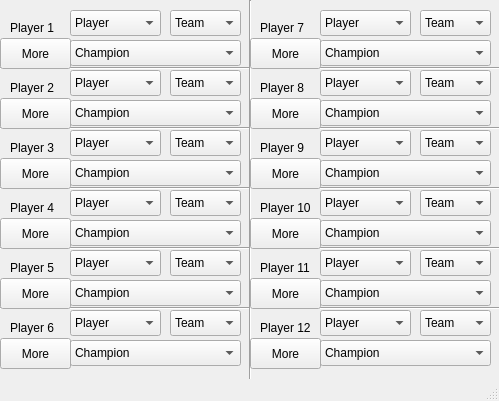
<?xml version="1.0" encoding="UTF-8"?>
<ui version="4.0">
 <class>TeamWindow</class>
 <widget class="QMainWindow" name="TeamWindow">
  <property name="windowModality">
   <enum>Qt::NonModal</enum>
  </property>
  <property name="geometry">
   <rect>
    <x>0</x>
    <y>0</y>
    <width>499</width>
    <height>401</height>
   </rect>
  </property>
  <property name="windowTitle">
   <string>Teams</string>
  </property>
  <widget class="QWidget" name="centralwidget">
   <widget class="QLabel" name="label">
    <property name="geometry">
     <rect>
      <x>10</x>
      <y>20</y>
      <width>60</width>
      <height>16</height>
     </rect>
    </property>
    <property name="text">
     <string>Player 1</string>
    </property>
   </widget>
   <widget class="QComboBox" name="comboBox">
    <property name="geometry">
     <rect>
      <x>70</x>
      <y>40</y>
      <width>171</width>
      <height>26</height>
     </rect>
    </property>
    <item>
     <property name="text">
      <string>Champion</string>
     </property>
    </item>
   </widget>
   <widget class="QComboBox" name="comboBox_2">
    <property name="geometry">
     <rect>
      <x>70</x>
      <y>10</y>
      <width>91</width>
      <height>26</height>
     </rect>
    </property>
    <item>
     <property name="text">
      <string>Player</string>
     </property>
    </item>
   </widget>
   <widget class="QComboBox" name="comboBox_3">
    <property name="geometry">
     <rect>
      <x>70</x>
      <y>100</y>
      <width>171</width>
      <height>26</height>
     </rect>
    </property>
    <item>
     <property name="text">
      <string>Champion</string>
     </property>
    </item>
   </widget>
   <widget class="QLabel" name="label_2">
    <property name="geometry">
     <rect>
      <x>10</x>
      <y>80</y>
      <width>60</width>
      <height>16</height>
     </rect>
    </property>
    <property name="text">
     <string>Player 2</string>
    </property>
   </widget>
   <widget class="QComboBox" name="comboBox_4">
    <property name="geometry">
     <rect>
      <x>70</x>
      <y>70</y>
      <width>91</width>
      <height>26</height>
     </rect>
    </property>
    <item>
     <property name="text">
      <string>Player</string>
     </property>
    </item>
   </widget>
   <widget class="QComboBox" name="comboBox_5">
    <property name="geometry">
     <rect>
      <x>70</x>
      <y>160</y>
      <width>171</width>
      <height>26</height>
     </rect>
    </property>
    <item>
     <property name="text">
      <string>Champion</string>
     </property>
    </item>
   </widget>
   <widget class="QLabel" name="label_3">
    <property name="geometry">
     <rect>
      <x>10</x>
      <y>140</y>
      <width>60</width>
      <height>16</height>
     </rect>
    </property>
    <property name="text">
     <string>Player 3</string>
    </property>
   </widget>
   <widget class="QComboBox" name="comboBox_6">
    <property name="geometry">
     <rect>
      <x>70</x>
      <y>130</y>
      <width>91</width>
      <height>26</height>
     </rect>
    </property>
    <item>
     <property name="text">
      <string>Player</string>
     </property>
    </item>
   </widget>
   <widget class="QComboBox" name="comboBox_7">
    <property name="geometry">
     <rect>
      <x>70</x>
      <y>220</y>
      <width>171</width>
      <height>26</height>
     </rect>
    </property>
    <item>
     <property name="text">
      <string>Champion</string>
     </property>
    </item>
   </widget>
   <widget class="QLabel" name="label_4">
    <property name="geometry">
     <rect>
      <x>10</x>
      <y>200</y>
      <width>60</width>
      <height>16</height>
     </rect>
    </property>
    <property name="text">
     <string>Player 4</string>
    </property>
   </widget>
   <widget class="QComboBox" name="comboBox_8">
    <property name="geometry">
     <rect>
      <x>70</x>
      <y>190</y>
      <width>91</width>
      <height>26</height>
     </rect>
    </property>
    <item>
     <property name="text">
      <string>Player</string>
     </property>
    </item>
   </widget>
   <widget class="QComboBox" name="comboBox_9">
    <property name="geometry">
     <rect>
      <x>70</x>
      <y>280</y>
      <width>171</width>
      <height>26</height>
     </rect>
    </property>
    <item>
     <property name="text">
      <string>Champion</string>
     </property>
    </item>
   </widget>
   <widget class="QLabel" name="label_5">
    <property name="geometry">
     <rect>
      <x>10</x>
      <y>260</y>
      <width>60</width>
      <height>16</height>
     </rect>
    </property>
    <property name="text">
     <string>Player 5</string>
    </property>
   </widget>
   <widget class="QComboBox" name="comboBox_10">
    <property name="geometry">
     <rect>
      <x>70</x>
      <y>250</y>
      <width>91</width>
      <height>26</height>
     </rect>
    </property>
    <item>
     <property name="text">
      <string>Player</string>
     </property>
    </item>
   </widget>
   <widget class="QComboBox" name="comboBox_11">
    <property name="geometry">
     <rect>
      <x>70</x>
      <y>340</y>
      <width>171</width>
      <height>26</height>
     </rect>
    </property>
    <item>
     <property name="text">
      <string>Champion</string>
     </property>
    </item>
   </widget>
   <widget class="QLabel" name="label_6">
    <property name="geometry">
     <rect>
      <x>10</x>
      <y>320</y>
      <width>60</width>
      <height>16</height>
     </rect>
    </property>
    <property name="text">
     <string>Player 6</string>
    </property>
   </widget>
   <widget class="QComboBox" name="comboBox_12">
    <property name="geometry">
     <rect>
      <x>70</x>
      <y>310</y>
      <width>91</width>
      <height>26</height>
     </rect>
    </property>
    <item>
     <property name="text">
      <string>Player</string>
     </property>
    </item>
   </widget>
   <widget class="QComboBox" name="comboBox_13">
    <property name="geometry">
     <rect>
      <x>170</x>
      <y>10</y>
      <width>71</width>
      <height>26</height>
     </rect>
    </property>
    <item>
     <property name="text">
      <string>Team</string>
     </property>
    </item>
   </widget>
   <widget class="QComboBox" name="comboBox_14">
    <property name="geometry">
     <rect>
      <x>170</x>
      <y>70</y>
      <width>71</width>
      <height>26</height>
     </rect>
    </property>
    <item>
     <property name="text">
      <string>Team</string>
     </property>
    </item>
   </widget>
   <widget class="QComboBox" name="comboBox_15">
    <property name="geometry">
     <rect>
      <x>170</x>
      <y>130</y>
      <width>71</width>
      <height>26</height>
     </rect>
    </property>
    <item>
     <property name="text">
      <string>Team</string>
     </property>
    </item>
   </widget>
   <widget class="QComboBox" name="comboBox_16">
    <property name="geometry">
     <rect>
      <x>170</x>
      <y>190</y>
      <width>71</width>
      <height>26</height>
     </rect>
    </property>
    <item>
     <property name="text">
      <string>Team</string>
     </property>
    </item>
   </widget>
   <widget class="QComboBox" name="comboBox_17">
    <property name="geometry">
     <rect>
      <x>170</x>
      <y>250</y>
      <width>71</width>
      <height>26</height>
     </rect>
    </property>
    <item>
     <property name="text">
      <string>Team</string>
     </property>
    </item>
   </widget>
   <widget class="QComboBox" name="comboBox_18">
    <property name="geometry">
     <rect>
      <x>170</x>
      <y>310</y>
      <width>71</width>
      <height>26</height>
     </rect>
    </property>
    <item>
     <property name="text">
      <string>Team</string>
     </property>
    </item>
   </widget>
   <widget class="QComboBox" name="comboBox_19">
    <property name="geometry">
     <rect>
      <x>320</x>
      <y>280</y>
      <width>171</width>
      <height>26</height>
     </rect>
    </property>
    <item>
     <property name="text">
      <string>Champion</string>
     </property>
    </item>
   </widget>
   <widget class="QLabel" name="label_7">
    <property name="geometry">
     <rect>
      <x>260</x>
      <y>200</y>
      <width>60</width>
      <height>16</height>
     </rect>
    </property>
    <property name="text">
     <string>Player 10</string>
    </property>
   </widget>
   <widget class="QComboBox" name="comboBox_20">
    <property name="geometry">
     <rect>
      <x>320</x>
      <y>100</y>
      <width>171</width>
      <height>26</height>
     </rect>
    </property>
    <item>
     <property name="text">
      <string>Champion</string>
     </property>
    </item>
   </widget>
   <widget class="QComboBox" name="comboBox_21">
    <property name="geometry">
     <rect>
      <x>320</x>
      <y>190</y>
      <width>91</width>
      <height>26</height>
     </rect>
    </property>
    <item>
     <property name="text">
      <string>Player</string>
     </property>
    </item>
   </widget>
   <widget class="QComboBox" name="comboBox_22">
    <property name="geometry">
     <rect>
      <x>320</x>
      <y>220</y>
      <width>171</width>
      <height>26</height>
     </rect>
    </property>
    <item>
     <property name="text">
      <string>Champion</string>
     </property>
    </item>
   </widget>
   <widget class="QComboBox" name="comboBox_23">
    <property name="geometry">
     <rect>
      <x>420</x>
      <y>10</y>
      <width>71</width>
      <height>26</height>
     </rect>
    </property>
    <item>
     <property name="text">
      <string>Team</string>
     </property>
    </item>
   </widget>
   <widget class="QLabel" name="label_8">
    <property name="geometry">
     <rect>
      <x>260</x>
      <y>80</y>
      <width>60</width>
      <height>16</height>
     </rect>
    </property>
    <property name="text">
     <string>Player 8</string>
    </property>
   </widget>
   <widget class="QComboBox" name="comboBox_24">
    <property name="geometry">
     <rect>
      <x>420</x>
      <y>70</y>
      <width>71</width>
      <height>26</height>
     </rect>
    </property>
    <item>
     <property name="text">
      <string>Team</string>
     </property>
    </item>
   </widget>
   <widget class="QLabel" name="label_9">
    <property name="geometry">
     <rect>
      <x>260</x>
      <y>140</y>
      <width>60</width>
      <height>16</height>
     </rect>
    </property>
    <property name="text">
     <string>Player 9</string>
    </property>
   </widget>
   <widget class="QComboBox" name="comboBox_25">
    <property name="geometry">
     <rect>
      <x>320</x>
      <y>130</y>
      <width>91</width>
      <height>26</height>
     </rect>
    </property>
    <item>
     <property name="text">
      <string>Player</string>
     </property>
    </item>
   </widget>
   <widget class="QLabel" name="label_10">
    <property name="geometry">
     <rect>
      <x>260</x>
      <y>260</y>
      <width>60</width>
      <height>16</height>
     </rect>
    </property>
    <property name="text">
     <string>Player 11</string>
    </property>
   </widget>
   <widget class="QComboBox" name="comboBox_26">
    <property name="geometry">
     <rect>
      <x>320</x>
      <y>160</y>
      <width>171</width>
      <height>26</height>
     </rect>
    </property>
    <item>
     <property name="text">
      <string>Champion</string>
     </property>
    </item>
   </widget>
   <widget class="QComboBox" name="comboBox_27">
    <property name="geometry">
     <rect>
      <x>320</x>
      <y>40</y>
      <width>171</width>
      <height>26</height>
     </rect>
    </property>
    <item>
     <property name="text">
      <string>Champion</string>
     </property>
    </item>
   </widget>
   <widget class="QComboBox" name="comboBox_28">
    <property name="geometry">
     <rect>
      <x>420</x>
      <y>130</y>
      <width>71</width>
      <height>26</height>
     </rect>
    </property>
    <item>
     <property name="text">
      <string>Team</string>
     </property>
    </item>
   </widget>
   <widget class="QComboBox" name="comboBox_29">
    <property name="geometry">
     <rect>
      <x>420</x>
      <y>190</y>
      <width>71</width>
      <height>26</height>
     </rect>
    </property>
    <item>
     <property name="text">
      <string>Team</string>
     </property>
    </item>
   </widget>
   <widget class="QComboBox" name="comboBox_30">
    <property name="geometry">
     <rect>
      <x>320</x>
      <y>70</y>
      <width>91</width>
      <height>26</height>
     </rect>
    </property>
    <item>
     <property name="text">
      <string>Player</string>
     </property>
    </item>
   </widget>
   <widget class="QComboBox" name="comboBox_31">
    <property name="geometry">
     <rect>
      <x>320</x>
      <y>10</y>
      <width>91</width>
      <height>26</height>
     </rect>
    </property>
    <item>
     <property name="text">
      <string>Player</string>
     </property>
    </item>
   </widget>
   <widget class="QLabel" name="label_11">
    <property name="geometry">
     <rect>
      <x>260</x>
      <y>20</y>
      <width>60</width>
      <height>16</height>
     </rect>
    </property>
    <property name="text">
     <string>Player 7</string>
    </property>
   </widget>
   <widget class="QComboBox" name="comboBox_32">
    <property name="geometry">
     <rect>
      <x>420</x>
      <y>310</y>
      <width>71</width>
      <height>26</height>
     </rect>
    </property>
    <item>
     <property name="text">
      <string>Team</string>
     </property>
    </item>
   </widget>
   <widget class="QComboBox" name="comboBox_33">
    <property name="geometry">
     <rect>
      <x>420</x>
      <y>250</y>
      <width>71</width>
      <height>26</height>
     </rect>
    </property>
    <item>
     <property name="text">
      <string>Team</string>
     </property>
    </item>
   </widget>
   <widget class="QComboBox" name="comboBox_34">
    <property name="geometry">
     <rect>
      <x>320</x>
      <y>250</y>
      <width>91</width>
      <height>26</height>
     </rect>
    </property>
    <item>
     <property name="text">
      <string>Player</string>
     </property>
    </item>
   </widget>
   <widget class="QLabel" name="label_12">
    <property name="geometry">
     <rect>
      <x>260</x>
      <y>320</y>
      <width>60</width>
      <height>16</height>
     </rect>
    </property>
    <property name="text">
     <string>Player 12</string>
    </property>
   </widget>
   <widget class="QComboBox" name="comboBox_35">
    <property name="geometry">
     <rect>
      <x>320</x>
      <y>310</y>
      <width>91</width>
      <height>26</height>
     </rect>
    </property>
    <item>
     <property name="text">
      <string>Player</string>
     </property>
    </item>
   </widget>
   <widget class="QComboBox" name="comboBox_36">
    <property name="geometry">
     <rect>
      <x>320</x>
      <y>340</y>
      <width>171</width>
      <height>26</height>
     </rect>
    </property>
    <item>
     <property name="text">
      <string>Champion</string>
     </property>
    </item>
   </widget>
   <widget class="Line" name="line">
    <property name="geometry">
     <rect>
      <x>0</x>
      <y>60</y>
      <width>511</width>
      <height>16</height>
     </rect>
    </property>
    <property name="orientation">
     <enum>Qt::Horizontal</enum>
    </property>
   </widget>
   <widget class="Line" name="line_2">
    <property name="geometry">
     <rect>
      <x>0</x>
      <y>120</y>
      <width>511</width>
      <height>16</height>
     </rect>
    </property>
    <property name="orientation">
     <enum>Qt::Horizontal</enum>
    </property>
   </widget>
   <widget class="Line" name="line_3">
    <property name="geometry">
     <rect>
      <x>0</x>
      <y>180</y>
      <width>511</width>
      <height>16</height>
     </rect>
    </property>
    <property name="orientation">
     <enum>Qt::Horizontal</enum>
    </property>
   </widget>
   <widget class="Line" name="line_4">
    <property name="geometry">
     <rect>
      <x>0</x>
      <y>240</y>
      <width>511</width>
      <height>16</height>
     </rect>
    </property>
    <property name="orientation">
     <enum>Qt::Horizontal</enum>
    </property>
   </widget>
   <widget class="Line" name="line_5">
    <property name="geometry">
     <rect>
      <x>0</x>
      <y>300</y>
      <width>511</width>
      <height>16</height>
     </rect>
    </property>
    <property name="orientation">
     <enum>Qt::Horizontal</enum>
    </property>
   </widget>
   <widget class="Line" name="line_6">
    <property name="geometry">
     <rect>
      <x>240</x>
      <y>0</y>
      <width>20</width>
      <height>381</height>
     </rect>
    </property>
    <property name="orientation">
     <enum>Qt::Vertical</enum>
    </property>
   </widget>
   <widget class="QPushButton" name="pushButton">
    <property name="geometry">
     <rect>
      <x>0</x>
      <y>38</y>
      <width>71</width>
      <height>31</height>
     </rect>
    </property>
    <property name="text">
     <string>More</string>
    </property>
   </widget>
   <widget class="QPushButton" name="pushButton_2">
    <property name="geometry">
     <rect>
      <x>0</x>
      <y>98</y>
      <width>71</width>
      <height>31</height>
     </rect>
    </property>
    <property name="text">
     <string>More</string>
    </property>
   </widget>
   <widget class="QPushButton" name="pushButton_3">
    <property name="geometry">
     <rect>
      <x>0</x>
      <y>158</y>
      <width>71</width>
      <height>31</height>
     </rect>
    </property>
    <property name="text">
     <string>More</string>
    </property>
   </widget>
   <widget class="QPushButton" name="pushButton_4">
    <property name="geometry">
     <rect>
      <x>0</x>
      <y>218</y>
      <width>71</width>
      <height>31</height>
     </rect>
    </property>
    <property name="text">
     <string>More</string>
    </property>
   </widget>
   <widget class="QPushButton" name="pushButton_5">
    <property name="geometry">
     <rect>
      <x>0</x>
      <y>278</y>
      <width>71</width>
      <height>31</height>
     </rect>
    </property>
    <property name="text">
     <string>More</string>
    </property>
   </widget>
   <widget class="QPushButton" name="pushButton_6">
    <property name="geometry">
     <rect>
      <x>0</x>
      <y>338</y>
      <width>71</width>
      <height>31</height>
     </rect>
    </property>
    <property name="text">
     <string>More</string>
    </property>
   </widget>
   <widget class="QPushButton" name="pushButton_7">
    <property name="geometry">
     <rect>
      <x>250</x>
      <y>38</y>
      <width>71</width>
      <height>31</height>
     </rect>
    </property>
    <property name="text">
     <string>More</string>
    </property>
   </widget>
   <widget class="QPushButton" name="pushButton_8">
    <property name="geometry">
     <rect>
      <x>250</x>
      <y>98</y>
      <width>71</width>
      <height>31</height>
     </rect>
    </property>
    <property name="text">
     <string>More</string>
    </property>
   </widget>
   <widget class="QPushButton" name="pushButton_9">
    <property name="geometry">
     <rect>
      <x>250</x>
      <y>158</y>
      <width>71</width>
      <height>31</height>
     </rect>
    </property>
    <property name="text">
     <string>More</string>
    </property>
   </widget>
   <widget class="QPushButton" name="pushButton_10">
    <property name="geometry">
     <rect>
      <x>250</x>
      <y>218</y>
      <width>71</width>
      <height>31</height>
     </rect>
    </property>
    <property name="text">
     <string>More</string>
    </property>
   </widget>
   <widget class="QPushButton" name="pushButton_11">
    <property name="geometry">
     <rect>
      <x>250</x>
      <y>278</y>
      <width>71</width>
      <height>31</height>
     </rect>
    </property>
    <property name="text">
     <string>More</string>
    </property>
   </widget>
   <widget class="QPushButton" name="pushButton_12">
    <property name="geometry">
     <rect>
      <x>250</x>
      <y>338</y>
      <width>71</width>
      <height>31</height>
     </rect>
    </property>
    <property name="text">
     <string>More</string>
    </property>
   </widget>
  </widget>
  <widget class="QStatusBar" name="statusbar"/>
 </widget>
 <resources/>
 <connections/>
</ui>
